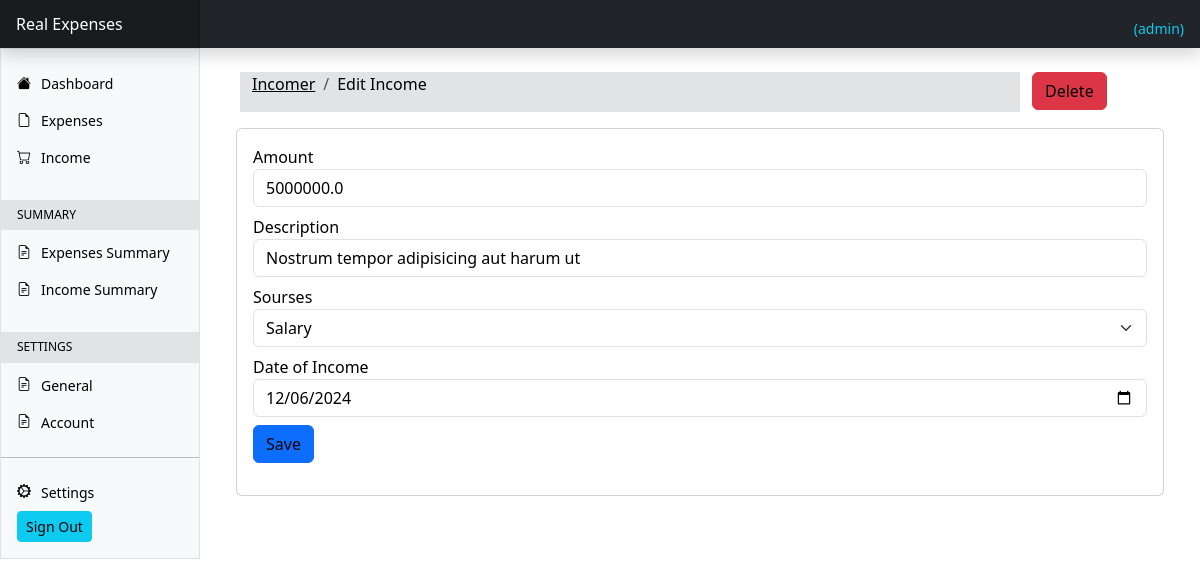
Screenshot of /income/edit-income/1 (signed in) with the database file from the repository.
### userincome/models.py (models this page shows, shortened)
class UserIncome(models.Model):
    amount = models.FloatField()
    date = models.DateField(default=now)
    description = models.TextField()
    owner = models.ForeignKey(to=User, on_delete=models.CASCADE)
    source = models.CharField(max_length=200)
    class Meta:
        ordering = ['-date']

### userincome/views.py (the view, shortened to what this page needs)
# urls.py: path('edit-income/<int:id>',income_edit,name='income-edit'),
@login_required(login_url='/authentication/login')
def income_edit(request,id):
    income = UserIncome.objects.get(pk=id)
    sources = Source.objects.all()
    context = {
        'income':income,
        'values': income,
        'sources':sources,
    }
    if request.method == 'GET':
        return render(request,'income/edit-income.html',context)

### templates/income/edit-income.html (shortened to what this page needs)
{% extends "base.html" %} {% block content %}
<div class="container mt-4">
  <div class="row mb-3 ms-1">
    <div class="col-md-10 bg-secondary-subtle">
      <nav aria-label="breadcrumb">
        <ol class="breadcrumb">
          <li class="breadcrumb-item">
            <a href="{% url 'expenses' %}">Incomer</a>
          </li>
          <li class="breadcrumb-item active" aria-current="page">Edit Income</li>
        </ol>
      </nav>
    </div>
    <div class="col-md-2">
      <a href="{% url 'income-delete' income.id %}" class="btn btn-danger">Delete</a>
    </div>
  </div>
  <div class="card">
    <div class="card-body">
      <form action="{% url 'income-edit' income.id %}" method="post">
        <div class="mb-2">
          <label for="">Amount</label>
          <input
            type="text"
            class="form-control"
            id="floatingInput"
            placeholder=""
            name="amount"
            value="{{values.amount}}"
          />
        </div>
        <div class="mb-2">
          <label for="">Description</label>
          <input
            type="text"
            class="form-control"
            id="floatingInput"
            placeholder=""
            name="description"
            value="{{values.description}}"
          />
        </div>
        <div class="mb-2">
          <label for="">Sourses</label>
          <select name="source" class="form-select">
            <option selected name="category" value="{{values.source}}">{{values.source}}</option>
          </select>
        </div>
        <div class="mb-2">
          <label for="">Date of Income</label>
          <input
            type="date"
            class="form-control"
            id="floatingInput"
            placeholder=""
            value="{{values.date | date:'Y-m-d'  }}"
            name="income_date"
          />
        </div>
        <input type="submit" value="Save" class="btn btn-primary" />
      </form>
    </div>
  </div>
</div>
{% endblock %}

### templates/base.html (shortened to what this page needs)
{% load static %}
<html lang="en" data-bs-theme="auto">
  <head><script src="/docs/5.3/assets/js/color-modes.js"></script>
    <link href="https://cdn.jsdelivr.net/npm/bootstrap@5.3.3/dist/css/bootstrap.min.css" rel="stylesheet">
    <link rel="stylesheet" href="{% static 'css/main.css' %}">
    <link href="{% static 'css/dashboard.css' %}" rel="stylesheet">
    <link rel="stylesheet" href="https://cdn.jsdelivr.net/npm/bootstrap-icons@1.11.3/font/bootstrap-icons.min.css">
  </head>
  <body>
<header class="navbar sticky-top bg-dark flex-md-nowrap p-0 shadow" data-bs-theme="dark">
  <a class="navbar-brand col-md-3 col-lg-2 me-0 px-3 fs-6 text-white" href="#">Real Expenses</a>
<small class="ms-auto text- mt-2 text-info me-3">
            ({{user.username}})
          </small>
</header>
<div class="container-fluid">
  <div class="row">
   {% include "partials/sidebars.html" %}
    <main class="col-md-9 ms-sm-auto col-lg-10 px-md-4">
      {% block content  %}
      {% endblock  %}
    </main>
  </div>
</div>
  </body>
</html>

### static/css/dashboard.css (style rules this page uses)
.navbar-brand { padding-top: .75rem; padding-bottom: .75rem; background-color: rgba(0, 0, 0, .25); box-shadow: inset -1px 0 0 rgba(0, 0, 0, .25); }

### templates/partials/sidebars.html (style rules this page uses)
* { color: black !important; }

### rows the page displays
UserIncome: amount "5000000.0", description "Nostrum tempor adipisicing aut harum ut", source "Salary", income_date "12/06/2024"

### other values shown
{{ user.username }} "admin"
